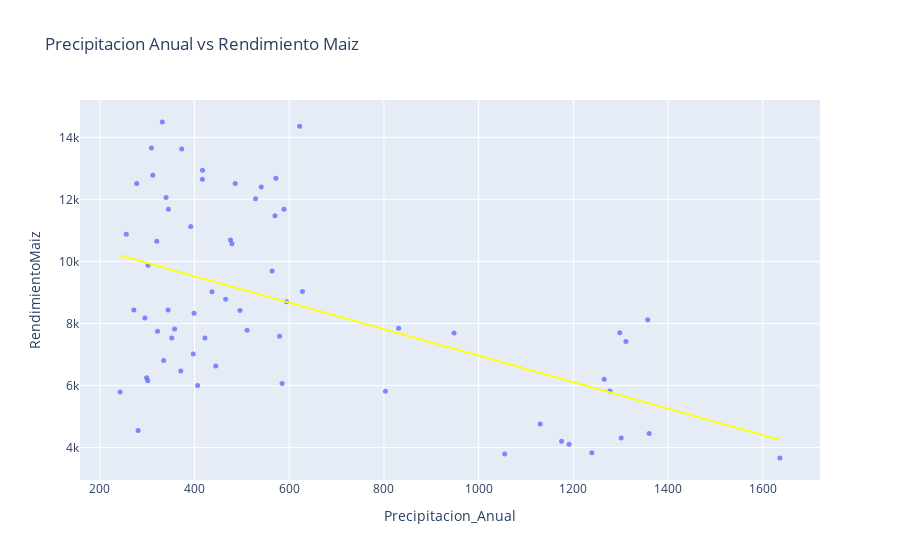

Notebook code cell kept with this figure:
### Code cell
fig = px.scatter(datos, 
                 x='Precipitacion_Anual', 
                 y='RendimientoMaiz', 
                 trendline='ols',
                 trendline_color_override='yellow',
                 opacity=0.8, 
                 title='Precipitacion Anual vs Rendimiento Maiz')
fig.update_traces(marker_size=5)
fig.show()

### Figure 1 — Plotly figure (JSON) as saved in the notebook; plotly's stock layout.template omitted (floating-point values rounded to 4 significant figures)
{"data": [{"hovertemplate": "Precipitacion_Anual=%{x}<br>RendimientoMaiz=%{y}<extra></extra>", "legendgroup": "", "marker": {"color": "#636efa", "opacity": 0.8, "size": 5, "symbol": "circle"}, "mode": "markers", "name": "", "orientation": "v", "showlegend": false, "type": "scatter", "x": [422, 445, 465.9, 302, 496, 344.2, 579.8, 295.2, 352, 511, 476.1, 340, 479.1, 320.4, 571.9, 416.8, 437, 564, 628, 358, 399, 322, 594.5, 335, 281, 299, 243, 371, 406.7, 301.2, 585, 397.3, 345, 570, 541, 312, 529, 272, 622, 309, 948, 1311, 1357, 831, 1298, 803.2, 1265, 1277, 332, 373, 417, 278, 486, 256, 589, 392, 1055, 1636, 1239, 1130, 1191, 1175, 1301, 1360, null, null, null, null, null, null, null, null, null, null, null, null, null, null, null, null, null, null, null, null, null, null, null, null, null, null, null, null, null, null, null, null, null, null, null, null, null, null, null, null, null, null, null, null, null, null, null, null, null, null, null, null, null, null, null, null, null, null, null, null], "xaxis": "x", "y": [7530, 6629, 8782, 9879, 8422, 8431, 7589, 8178, 7530, 7786, 10695, 12061, 10567, 10654, 12682, 12650, 9025, 9694, 9034, 7822, 8327, 7749, 8699, 6810, 4548, 6250, 5788, 6465, 5998, 6154, 6068, 7015, 11685, 11475, 12396, 12782, 12023, 8431, 14360, 13656, 7693, 7419, 8123, 7849, 7701, 5817, 6201, 5821, 14491, 13623, 12941, 12515, 12515, 10875, 11686, 11125, 3791, 3668, 3835, 4760, 4104, 4205, 4309, 4456, null, null, null, null, null, null, null, null, null, null, null, null, null, null, null, null, null, null, null, null, null, null, null, null, null, null, null, null, null, null, null, null, null, null, null, null, null, null, null, null, null, null, null, null, null, null, null, null, null, null, null, null, null, null, null, null, null, null, null, null], "yaxis": "y"}, {"hovertemplate": "<b>OLS trendline</b><br>RendimientoMaiz = -4.26974 * Precipitacion_Anual + 11233.7<br>R<sup>2</sup>=0.277507<br><br>Precipitacion_Anual=%{x}<br>RendimientoMaiz=%{y} <b>(trend)</b><extra></extra>", "legendgroup": "", "line": {"color": "yellow"}, "marker": {"color": "#636efa", "size": 5, "symbol": "circle"}, "mode": "lines", "name": "", "showlegend": false, "type": "scatter", "x": [243, 256, 272, 278, 281, 295.2, 299, 301.2, 302, 309, 312, 320.4, 322, 332, 335, 340, 344.2, 345, 352, 358, 371, 373, 392, 397.3, 399, 406.7, 416.8, 417, 422, 437, 445, 465.9, 476.1, 479.1, 486, 496, 511, 529, 541, 564, 570, 571.9, 579.8, 585, 589, 594.5, 622, 628, 803.2, 831, 948, 1055, 1130, 1175, 1191, 1239, 1265, 1277, 1298, 1301, 1311, 1357, 1360, 1636], "xaxis": "x", "y": [10200.0, 10140.0, 10070.0, 10050.0, 10030.0, 9973.0, 9957.0, 9947.0, 9944.0, 9914.0, 9902.0, 9866.0, 9859.0, 9816.0, 9803.0, 9782.0, 9764.0, 9761.0, 9731.0, 9705.0, 9650.0, 9641.0, 9560.0, 9537.0, 9530.0, 9497.0, 9454.0, 9453.0, 9432.0, 9368.0, 9334.0, 9245.0, 9201.0, 9188.0, 9159.0, 9116.0, 9052.0, 8975.0, 8924.0, 8826.0, 8800.0, 8792.0, 8758.0, 8736.0, 8719.0, 8695.0, 8578.0, 8552.0, 7804.0, 7686.0, 7186.0, 6729.0, 6409.0, 6217.0, 6148.0, 5943.0, 5832.0, 5781.0, 5692.0, 5679.0, 5636.0, 5440.0, 5427.0, 4248.0], "yaxis": "y"}], "layout": {"legend": {"tracegroupgap": 0}, "title": {"text": "Precipitacion Anual vs Rendimiento Maiz"}, "xaxis": {"anchor": "y", "domain": [0, 1], "title": {"text": "Precipitacion_Anual"}}, "yaxis": {"anchor": "x", "domain": [0, 1], "title": {"text": "RendimientoMaiz"}}}}
